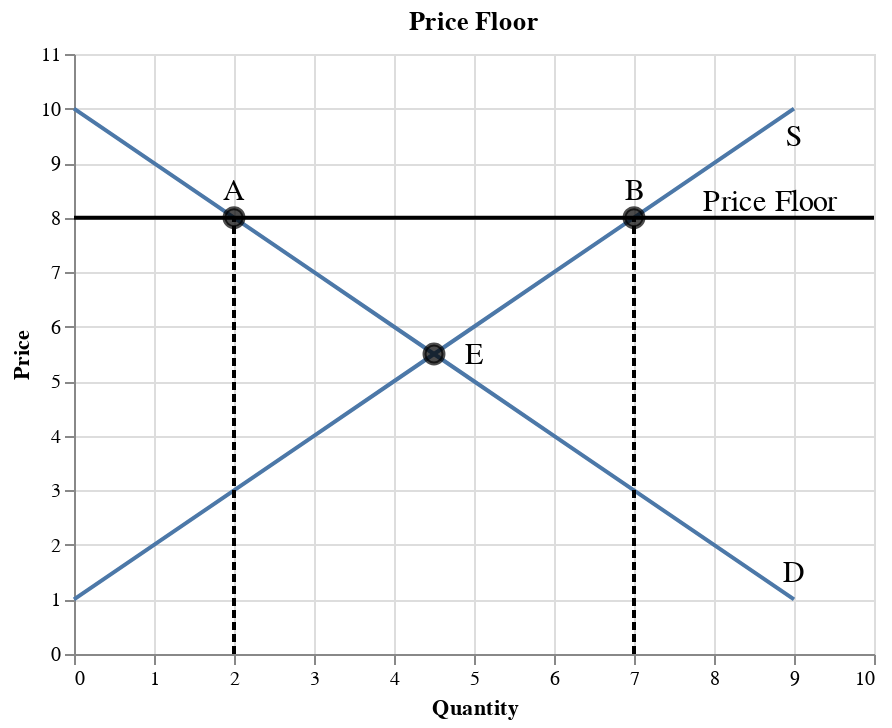

Notebook source saved alongside this figure:
### Markdown cell above
```{Tip}
The price floor will always be higher than the original equilibrium price. Otherwise, it will be meaningless as the market will always reach the equilibrium without touching the price floor.
```

### Code cell
df_d = pd.DataFrame(data={'price': list(range(1, 11)),
                        'qd': list(range(9,-1,-1))
                       })

df_s = pd.DataFrame(data={'price': list(range(1, 11)),
                        'qs': list(range(0,10))
                       })

df_e = pd.DataFrame(data={'price': [5.5, 8, 8],
                        'q': [4.5, 2, 7]
                       })

fig_eq = alt.Chart(df_d).mark_line().encode(
    alt.X('qd', title='Quantity', scale=alt.Scale(domain=[0,10])),
    alt.Y('price', title='Price', scale=alt.Scale(domain=[0,11])),
) + alt.Chart(df_s).mark_line().encode(
    alt.X('qs', title='Quantity', scale=alt.Scale(domain=[0,10])),
    alt.Y('price', title='Price', scale=alt.Scale(domain=[0,11])),
) + alt.Chart(df_e).mark_point(size=90, color='black', fill='black').encode(
    x='q',
    y='price'
)

text1 = alt.Chart({'values':[{'x': 9, 'y': 1.5}]}).mark_text(
    text='D',
    fontSize=15
).encode(x='x:Q', y='y:Q')

text2 = alt.Chart({'values':[{'x': 9, 'y': 9.5}]}).mark_text(
    text='S',
    fontSize=15
).encode(x='x:Q', y='y:Q')

text3 = alt.Chart({'values':[{'x': 5, 'y': 5.5}]}).mark_text(
    text='E',
    fontSize=15
).encode(x='x:Q', y='y:Q')

text4 = alt.Chart({'values':[{'x': 2, 'y': 8.5}]}).mark_text(
    text='A',
    fontSize=15
).encode(x='x:Q', y='y:Q')

text5 = alt.Chart({'values':[{'x': 7, 'y': 8.5}]}).mark_text(
    text='B',
    fontSize=15
).encode(x='x:Q', y='y:Q')

text6 = alt.Chart({'values':[{'x': 8.7, 'y': 8.3}]}).mark_text(
    text='Price Floor',
    fontSize=15
).encode(x='x:Q', y='y:Q')

df_h2 = pd.DataFrame(data={'price': [8, 8], 'q': [0, 10]})
fig_h2 = alt.Chart(df_h2).mark_line(color='black').encode(
    alt.X('q'),
    alt.Y('price')
)

df_v2 = pd.DataFrame(data={'price': [0, 8], 'q': [2, 2]})
fig_v2 = alt.Chart(df_v2).mark_line(color='black', strokeDash=[4, 2]).encode(
    alt.X('q'),
    alt.Y('price')
)

df_v3 = pd.DataFrame(data={'price': [0, 8], 'q': [7, 7]})
fig_v3 = alt.Chart(df_v3).mark_line(color='black', strokeDash=[4, 2]).encode(
    alt.X('q'),
    alt.Y('price')
)

(fig_eq + text1 + text2 + text3 + text4 + text5 + text6 + fig_h2 + fig_v2 + fig_v3).properties(title='Price Floor')

### Figure 1 — Vega-Lite specification as saved in the notebook (floating-point values rounded to 4 significant figures)
{"config": {"view": {"continuousWidth": 400, "continuousHeight": 300}}, "layer": [{"data": {"name": "data-b52e021a0734944d4e2e38e1163d0639"}, "mark": "line", "encoding": {"x": {"type": "quantitative", "field": "qd", "scale": {"domain": [0, 10]}, "title": "Quantity"}, "y": {"type": "quantitative", "field": "price", "scale": {"domain": [0, 11]}, "title": "Price"}}}, {"data": {"name": "data-f4791e6d2c5433b743c328a8f6f72260"}, "mark": "line", "encoding": {"x": {"type": "quantitative", "field": "qs", "scale": {"domain": [0, 10]}, "title": "Quantity"}, "y": {"type": "quantitative", "field": "price", "scale": {"domain": [0, 11]}, "title": "Price"}}}, {"data": {"name": "data-096857a40a56f4a60e96ff78b33d4ffa"}, "mark": {"type": "point", "color": "black", "fill": "black", "size": 90}, "encoding": {"x": {"type": "quantitative", "field": "q"}, "y": {"type": "quantitative", "field": "price"}}}, {"data": {"name": "data-411b058143eb0c76546a59e0f2efbb64"}, "mark": {"type": "text", "fontSize": 15, "text": "D"}, "encoding": {"x": {"type": "quantitative", "field": "x"}, "y": {"type": "quantitative", "field": "y"}}}, {"data": {"name": "data-78eb422e47dc010e08ec7870329a9a72"}, "mark": {"type": "text", "fontSize": 15, "text": "S"}, "encoding": {"x": {"type": "quantitative", "field": "x"}, "y": {"type": "quantitative", "field": "y"}}}, {"data": {"name": "data-7e100178d0b30ff53f5f746e95732883"}, "mark": {"type": "text", "fontSize": 15, "text": "E"}, "encoding": {"x": {"type": "quantitative", "field": "x"}, "y": {"type": "quantitative", "field": "y"}}}, {"data": {"name": "data-365a1d00aaeb4d9d1cba9d0db391e90e"}, "mark": {"type": "text", "fontSize": 15, "text": "A"}, "encoding": {"x": {"type": "quantitative", "field": "x"}, "y": {"type": "quantitative", "field": "y"}}}, {"data": {"name": "data-285ec4835d2b93338cf0b765e2371020"}, "mark": {"type": "text", "fontSize": 15, "text": "B"}, "encoding": {"x": {"type": "quantitative", "field": "x"}, "y": {"type": "quantitative", "field": "y"}}}, {"data": {"name": "data-5faefd5206dc470834c4d38866230b54"}, "mark": {"type": "text", "fontSize": 15, "text": "Price Floor"}, "encoding": {"x": {"type": "quantitative", "field": "x"}, "y": {"type": "quantitative", "field": "y"}}}, {"data": {"name": "data-9e19aa7861238189ff0b67a5efc7f97b"}, "mark": {"type": "line", "color": "black"}, "encoding": {"x": {"type": "quantitative", "field": "q"}, "y": {"type": "quantitative", "field": "price"}}}, {"data": {"name": "data-ba2252c31c2ecc2547edfdf7870a3249"}, "mark": {"type": "line", "color": "black", "strokeDash": [4, 2]}, "encoding": {"x": {"type": "quantitative", "field": "q"}, "y": {"type": "quantitative", "field": "price"}}}, {"data": {"name": "data-319a26ba2a5b1374a4c0097735e765a7"}, "mark": {"type": "line", "color": "black", "strokeDash": [4, 2]}, "encoding": {"x": {"type": "quantitative", "field": "q"}, "y": {"type": "quantitative", "field": "price"}}}], "title": "Price Floor", "$schema": "https://vega.github.io/schema/vega-lite/v4.8.1.json", "datasets": {"data-b52e021a0734944d4e2e38e1163d0639": [{"price": 1, "qd": 9}, {"price": 2, "qd": 8}, {"price": 3, "qd": 7}, {"price": 4, "qd": 6}, {"price": 5, "qd": 5}, {"price": 6, "qd": 4}, {"price": 7, "qd": 3}, {"price": 8, "qd": 2}, {"price": 9, "qd": 1}, {"price": 10, "qd": 0}], "data-f4791e6d2c5433b743c328a8f6f72260": [{"price": 1, "qs": 0}, {"price": 2, "qs": 1}, {"price": 3, "qs": 2}, {"price": 4, "qs": 3}, {"price": 5, "qs": 4}, {"price": 6, "qs": 5}, {"price": 7, "qs": 6}, {"price": 8, "qs": 7}, {"price": 9, "qs": 8}, {"price": 10, "qs": 9}], "data-096857a40a56f4a60e96ff78b33d4ffa": [{"price": 5.5, "q": 4.5}, {"price": 8.0, "q": 2.0}, {"price": 8.0, "q": 7.0}], "data-411b058143eb0c76546a59e0f2efbb64": [{"x": 9, "y": 1.5}], "data-78eb422e47dc010e08ec7870329a9a72": [{"x": 9, "y": 9.5}], "data-7e100178d0b30ff53f5f746e95732883": [{"x": 5, "y": 5.5}], "data-365a1d00aaeb4d9d1cba9d0db391e90e": [{"x": 2, "y": 8.5}], "data-285ec4835d2b93338cf0b765e2371020": [{"x": 7, "y": 8.5}], "data-5faefd5206dc470834c4d38866230b54": [{"x": 8.7, "y": 8.3}], "data-9e19aa7861238189ff0b67a5efc7f97b": [{"price": 8, "q": 0}, {"price": 8, "q": 10}], "data-ba2252c31c2ecc2547edfdf7870a3249": [{"price": 0, "q": 2}, {"price": 8, "q": 2}], "data-319a26ba2a5b1374a4c0097735e765a7": [{"price": 0, "q": 7}, {"price": 8, "q": 7}]}}
